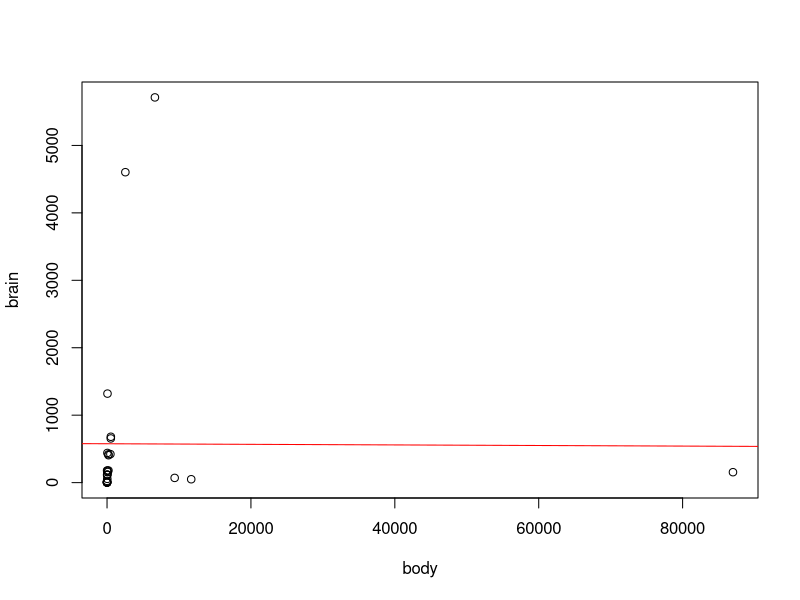

Write R code to recreate this figure.
library(MASS)
result<-lm(Animals$brain~Animals$body)
#print(result)
#print(summary(result))

a<-plot(Animals$brain~Animals$body,xlab="body",ylab="brain")
print(a)
aa<-abline(result,col="red")
print(aa)